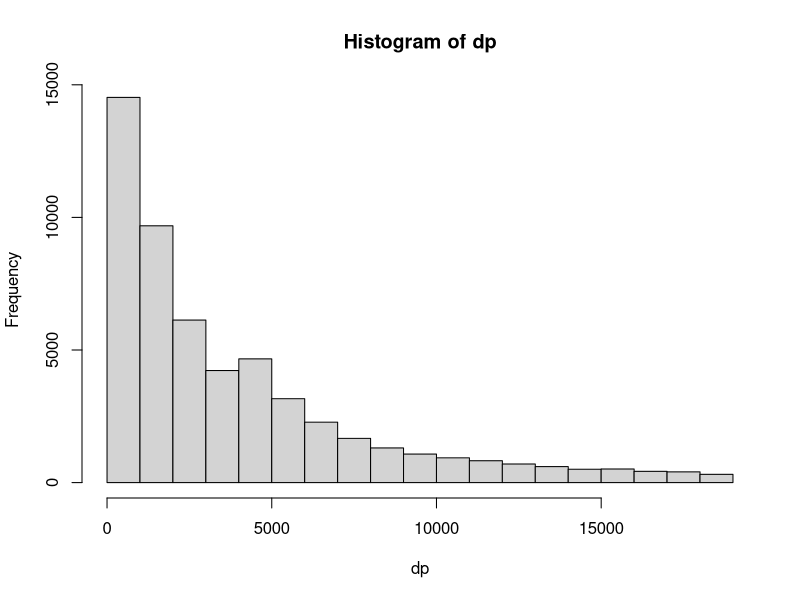
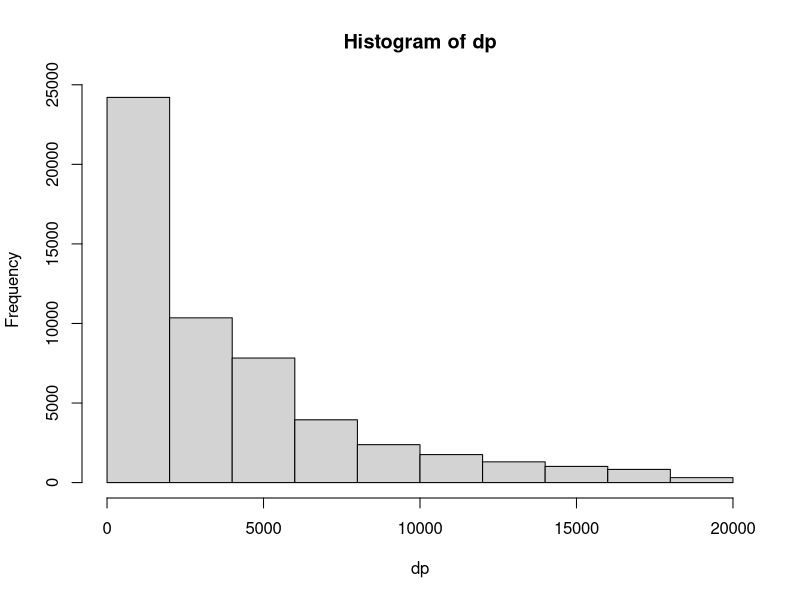
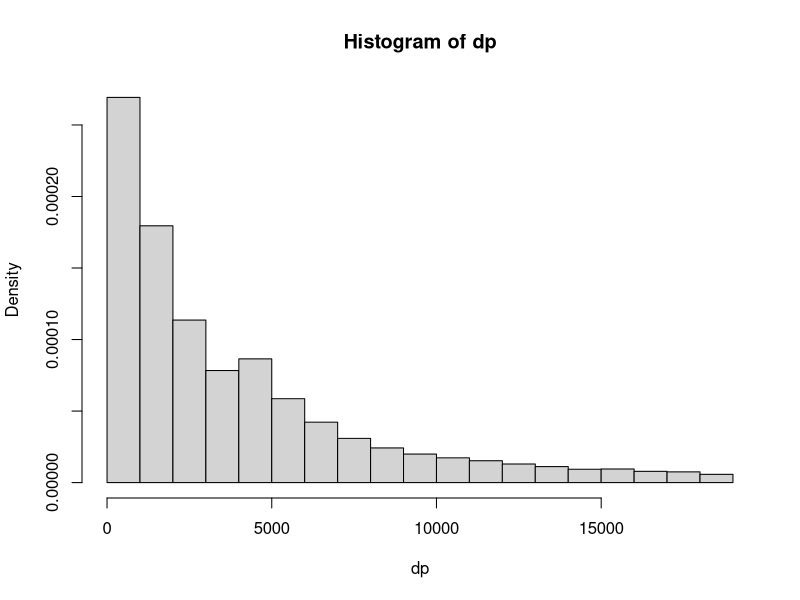
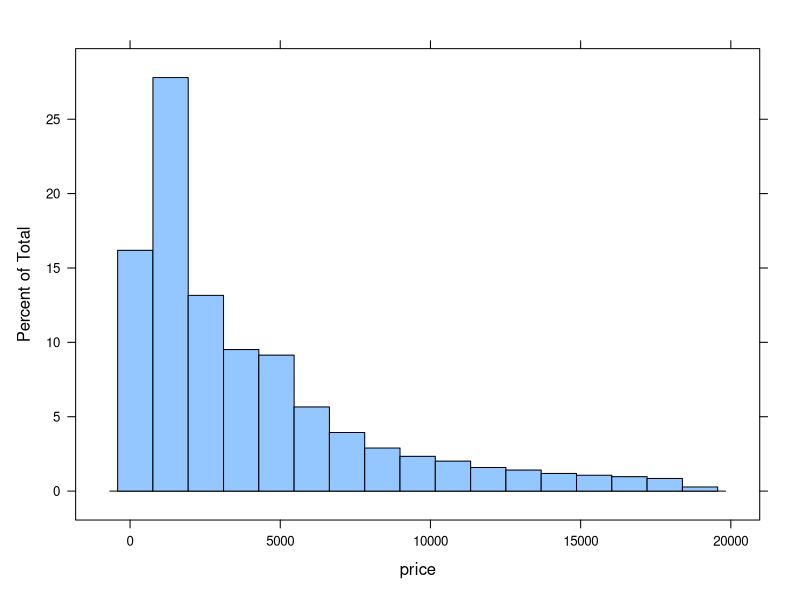
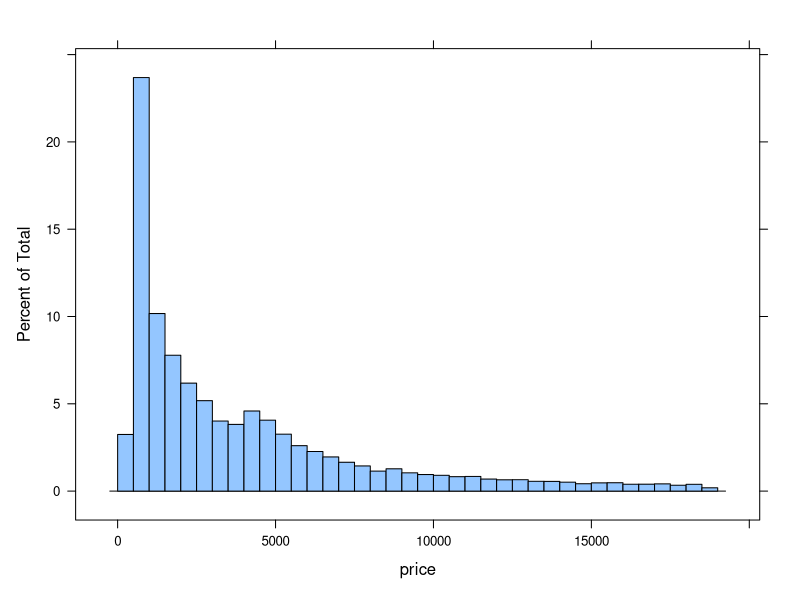
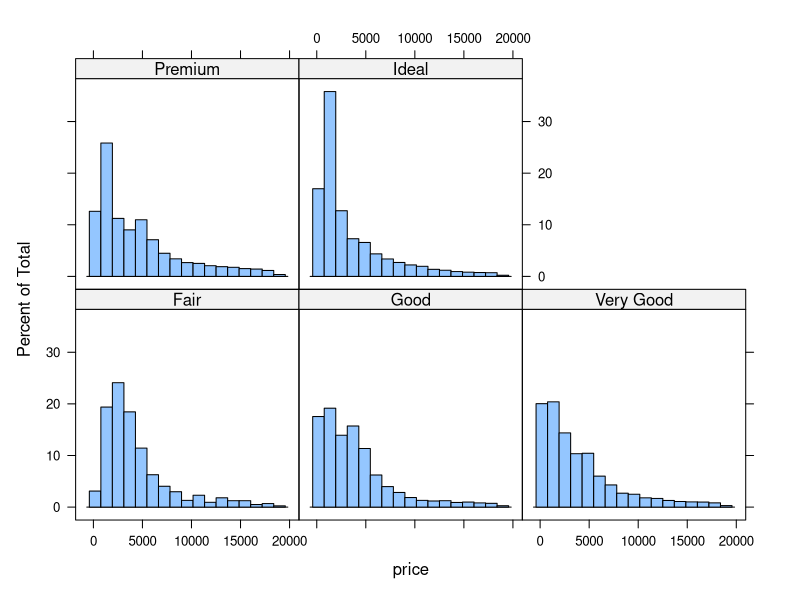
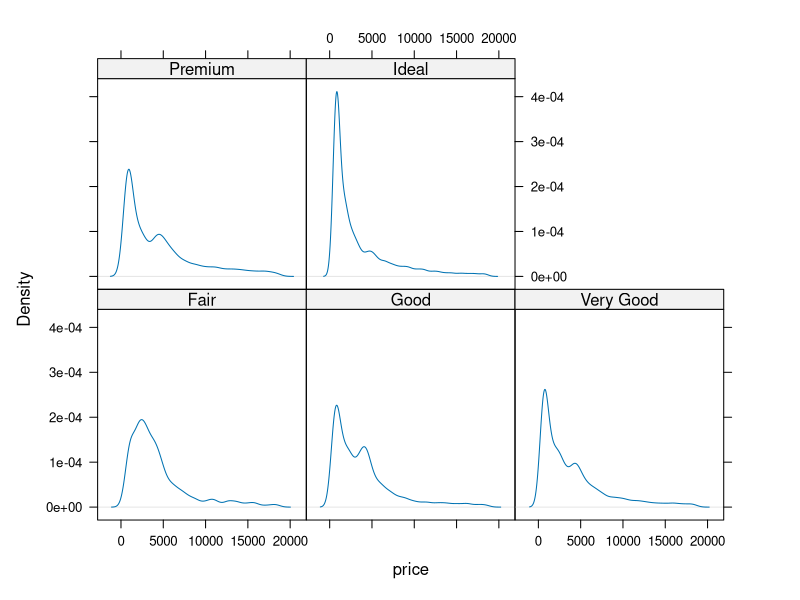
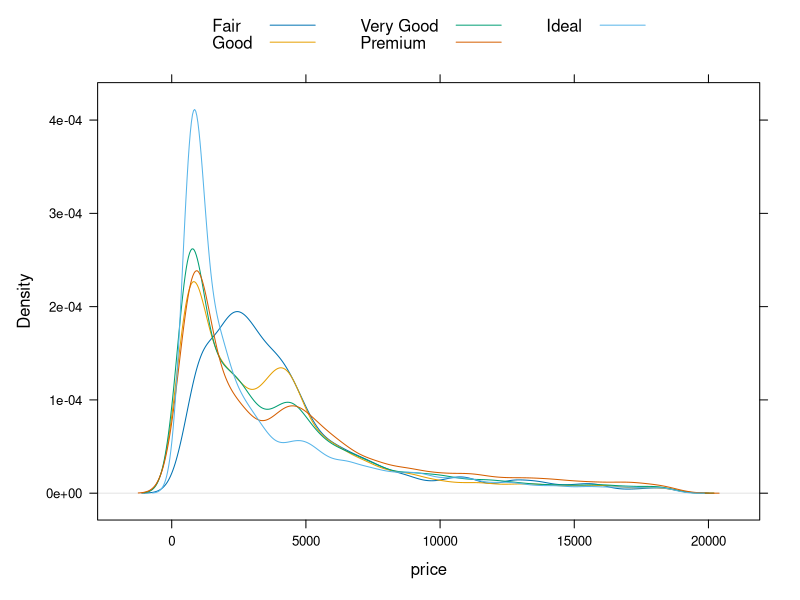

Here is the R script that generated these plots, in order:
# import ggplot2
require(ggplot2)

wd        <- "~/dev/r/exploring-data-visually-r"
setwd(wd)

# set variable for the diamond prices
dp <-  diamonds$price

# ========================================
# charts using rbase
hist(dp)
hist(dp, breaks = 10)
hist(dp, freq = F)

# ========================================
# charts with lattice
require(lattice)
lattice::histogram(~ price, diamonds)
lattice::histogram(~ price, diamonds, breaks = 30)
# histograms accross different categorical variables on top of price
lattice::histogram(~ price | cut, diamonds)

# plot density plots
# plot one graph for each category
lattice::densityplot(~ price | cut, 
                     data = diamonds,
                     plot.points = F,
                     ref = T)

# plot all categories in one plot
lattice::densityplot(~ price,
                     data   = diamonds,
                     groups = cut,
                     plot.points = F,
                     ref = T,
                     auto.key = list(columns = 3))


# ========================================
# plotting with ggplot2
# histogram
ggplot(diamonds, aes(x = price)) + 
    ggplot2::geom_histogram()

# density
ggplot(diamonds, aes(x = price)) + 
    ggplot2::geom_density()

# both combined
ggplot(diamonds, aes(x = price)) +
    ggplot2::geom_histogram(
        aes(y = ..density..),
        binwidth = 1000,
        colour   = "black",
        fill     = "white") +
    ggplot2::geom_density(
        alpha = .25,
        fill  = "#FF6666" )

